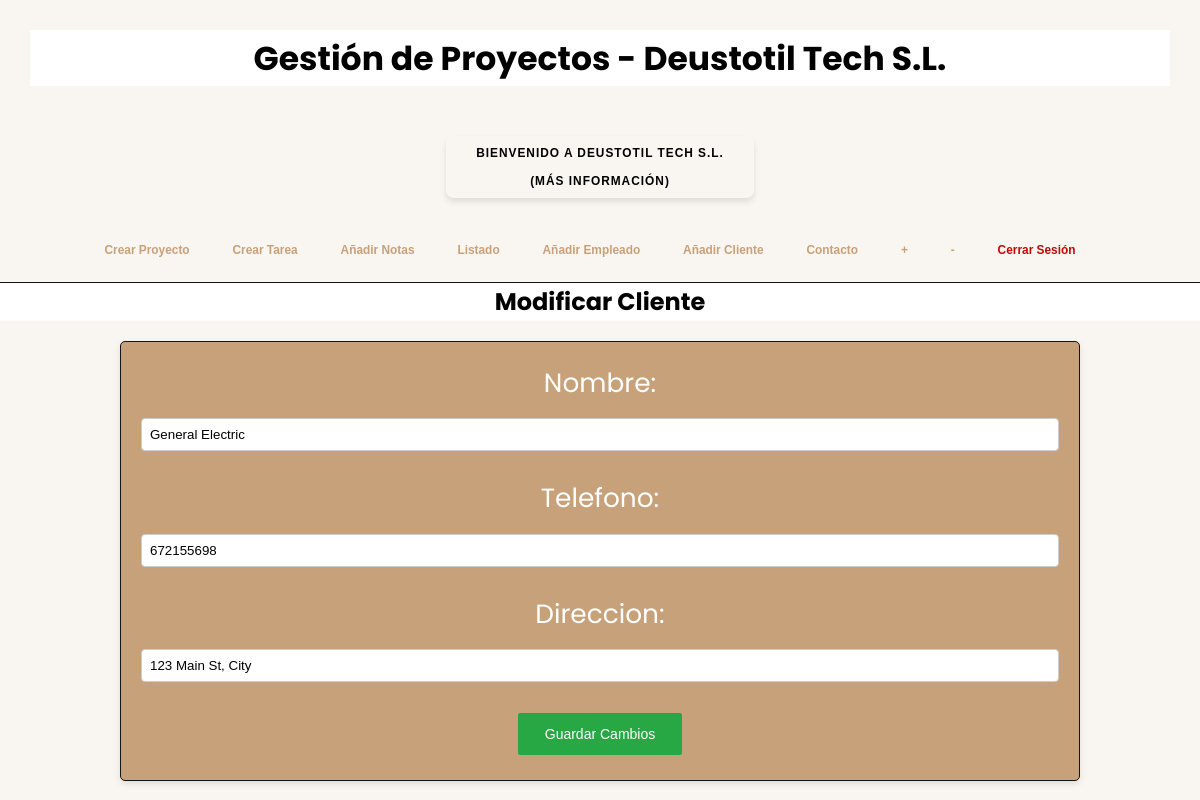
/DjangoGePrApp/modificarCliente/1/ (signed in), run on the app's committed database.
### DjangoGePrApp/models.py (models this page shows, shortened)
class Cliente(models.Model):
    nombre = models.CharField(max_length=100)
    telefono = models.CharField(max_length=20)
    direccion = models.CharField(max_length=255)

### DjangoGePrApp/views.py (the view)
# urls.py: path('modificarCliente/<int:cliente_id>/', views.modificarCliente, name='modificarCliente'),
@login_required(login_url="login")
def modificarCliente(request, cliente_id):
    cliente = Cliente.objects.get(pk=cliente_id)
    form = ClienteForm(instance=cliente)
    if request.method == "POST":
        form = ClienteForm(request.POST, instance=cliente)
        if form.is_valid():
            form.save()
            return redirect("listados")
    context = {"titulo_pagina": "Modificar Cliente", "form": form}
    return render(request, "modificarCliente.html", context)

### DjangoGePrApp/forms.py
class ClienteForm(ModelForm):
    class Meta:
        model = Cliente
        fields = "__all__"

### DjangoGePrApp/templates/modificarCliente.html
{% extends "index.html" %} {% block contenido %}
<form class="formulario" action="#" method="POST">
  {% csrf_token %} {{ form }}
  <button class="buttonCrear" type="submit">Guardar Cambios</button>
</form>
{% endblock %}

### static/css/style.css (style rules this page uses)
:root { --primary-color: #c7a17a; --background-color: #f9f5f0; --dark-color: #151515; --accent-color: #efa162; --form-background: #5cb85c; --form-hover: #4cae4c; --btn-green: #28a745; --btn-green-hover: #218838; --btn-blue: #17a2b8; --btn-blue-hover: #138496; --btn-yellow: #ffc107; --btn-yellow-hover: #e0a800; --btn-red: #dc3545; --btn-red-hover: #c82333; ; }
body, html { height: 100%; font-family: "Poppins", sans-serif; font-size: 82.5%; box-sizing: border-box; margin: 0; padding: 0; background-color: var(--background-color); line-height: 1.6; }
* { margin: 0; padding: 0; box-sizing: border-box; }
input { outline: none; border: none; }
button { padding: 8px 12px; margin: 5px 0; border: none; border-radius: 4px; cursor: pointer; transition: background-color 0.3s ease; font-size: 0.9rem; }
.formulario, .detallesProyecto, .detallesTarea, .detallesEmpleado, .detallesCliente { margin: 20px auto; padding: 20px; border: 1px solid var(--dark-color); background-color: var(--primary-color); border-radius: 5px; width: 80%; text-align: center; color: white; font-size: 2rem; box-shadow: 0 3px 6px rgba(0, 0, 0, 0.1); }
.formulario div, .detallesProyecto div, .detallesTarea div, .detallesEmpleado div, .detallesCliente div { margin-bottom: 10px; }
.formulario label { display: block; margin-bottom: 5px; }
.formulario input[type="text"], .formulario input[type="email"], .formulario input[type="tel"], .formulario input[type="number"], .formulario textarea, .formulario select { width: 100%; padding: 8px; margin: 6px 0 16px; border: 1px solid #ccc; border-radius: 4px; }
button[type="submit"] { background-color: var(--form-background); color: white; padding: 1rem 2rem; border-radius: 2px; cursor: pointer; }
.buttonCrear { font-size: 14px; padding: 10px 15px; border-radius: 5px; cursor: pointer; border: none; display: inline-flex; align-items: center; justify-content: center; }
.buttonCrear[type="submit"] { background-color: #28a745; }

### data on the page
Cliente: nombre "General Electric", telefono "672155698", direccion "123 Main St, City"

### other printed values
{{ titulo_pagina }} "Modificar Cliente"
